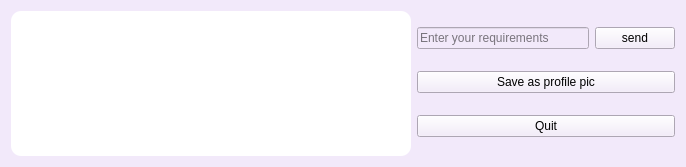
<?xml version="1.0" encoding="UTF-8"?>
<ui version="4.0">
 <class>AiPaint</class>
 <widget class="QWidget" name="AiPaint">
  <property name="geometry">
   <rect>
    <x>0</x>
    <y>0</y>
    <width>686</width>
    <height>167</height>
   </rect>
  </property>
  <property name="windowTitle">
   <string>ChatTime AiPaint</string>
  </property>
  <property name="styleSheet">
   <string notr="true">background-color: rgb(242, 233, 250);</string>
  </property>
  <layout class="QHBoxLayout" name="horizontalLayout_3">
   <item>
    <layout class="QHBoxLayout" name="horizontalLayout_2">
     <item>
      <layout class="QVBoxLayout" name="verticalLayout_2">
       <item>
        <widget class="QLabel" name="picLabel">
         <property name="minimumSize">
          <size>
           <width>400</width>
           <height>0</height>
          </size>
         </property>
         <property name="styleSheet">
          <string notr="true">background-color: rgb(255, 255, 255);
border-radius: 10px;</string>
         </property>
         <property name="text">
          <string/>
         </property>
        </widget>
       </item>
      </layout>
     </item>
     <item>
      <layout class="QVBoxLayout" name="verticalLayout">
       <item>
        <layout class="QHBoxLayout" name="horizontalLayout">
         <item>
          <widget class="QLineEdit" name="constraint">
           <property name="styleSheet">
            <string notr="true"/>
           </property>
           <property name="placeholderText">
            <string>Enter your requirements</string>
           </property>
          </widget>
         </item>
         <item>
          <widget class="QPushButton" name="sendBtn">
           <property name="text">
            <string>send</string>
           </property>
          </widget>
         </item>
        </layout>
       </item>
       <item>
        <widget class="QPushButton" name="saveBtn">
         <property name="text">
          <string>Save as profile pic</string>
         </property>
        </widget>
       </item>
       <item>
        <widget class="QPushButton" name="quitBtn">
         <property name="text">
          <string>Quit</string>
         </property>
        </widget>
       </item>
      </layout>
     </item>
    </layout>
   </item>
  </layout>
 </widget>
 <resources/>
 <connections/>
</ui>
